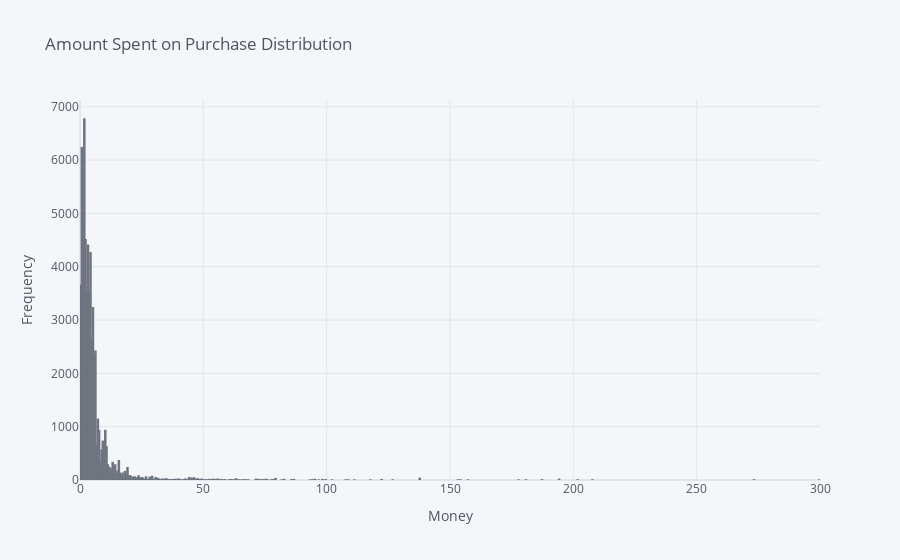

The notebook cell this image was saved under:
### Code cell
event_type_purchase.price.iplot(kind="hist", title="Amount Spent on Purchase Distribution", xaxis_title="Money", yaxis_title="Frequency")
# fig.write_image("/kaggle/working/Avg Hourly Activity Amount Spent on Purchase Distribution.png")

### Figure 1 — Plotly figure (JSON) as saved in the notebook; plotly's stock layout.template omitted (floating-point values rounded to 4 significant figures; data arrays with more than 128 entries replaced by an {"elided": "..."} marker saying what was removed)
{"data": [{"histfunc": "count", "histnorm": "", "marker": {"color": "rgba(255, 153, 51, 1.0)", "line": {"color": "#4D5663", "width": 1.3}}, "name": "price", "opacity": 0.8, "orientation": "v", "type": "histogram", "x": {"elided": "63667 float values"}}], "layout": {"barmode": "overlay", "legend": {"bgcolor": "#F5F6F9", "font": {"color": "#4D5663"}}, "paper_bgcolor": "#F5F6F9", "plot_bgcolor": "#F5F6F9", "title": {"font": {"color": "#4D5663"}, "text": "Amount Spent on Purchase Distribution"}, "xaxis": {"gridcolor": "#E1E5ED", "showgrid": true, "tickfont": {"color": "#4D5663"}, "title": {"font": {"color": "#4D5663"}, "text": "Money"}, "zerolinecolor": "#E1E5ED"}, "yaxis": {"gridcolor": "#E1E5ED", "showgrid": true, "tickfont": {"color": "#4D5663"}, "title": {"font": {"color": "#4D5663"}, "text": "Frequency"}, "zerolinecolor": "#E1E5ED"}}}
